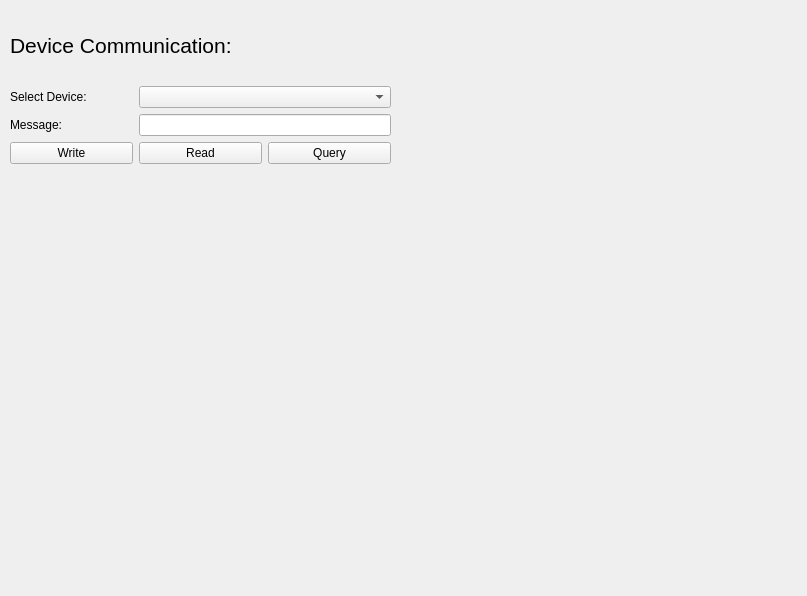
<?xml version="1.0" encoding="UTF-8"?>
<ui version="4.0">
 <class>Form</class>
 <widget class="QWidget" name="Form">
  <property name="geometry">
   <rect>
    <x>0</x>
    <y>0</y>
    <width>807</width>
    <height>596</height>
   </rect>
  </property>
  <property name="windowTitle">
   <string>Form</string>
  </property>
  <widget class="QWidget" name="gridLayoutWidget">
   <property name="geometry">
    <rect>
     <x>10</x>
     <y>10</y>
     <width>381</width>
     <height>435</height>
    </rect>
   </property>
   <layout class="QGridLayout" name="gridLayout">
    <item row="2" column="1" colspan="2">
     <widget class="QLineEdit" name="message_lineEdit"/>
    </item>
    <item row="3" column="1">
     <widget class="QPushButton" name="read_Button">
      <property name="text">
       <string>Read</string>
      </property>
     </widget>
    </item>
    <item row="1" column="1" colspan="2">
     <widget class="QComboBox" name="device_comboBox"/>
    </item>
    <item row="3" column="0">
     <widget class="QPushButton" name="send_Button">
      <property name="text">
       <string>Write</string>
      </property>
     </widget>
    </item>
    <item row="1" column="0">
     <widget class="QLabel" name="select_device_label">
      <property name="text">
       <string>Select Device:</string>
      </property>
     </widget>
    </item>
    <item row="3" column="2">
     <widget class="QPushButton" name="query_Button">
      <property name="text">
       <string>Query</string>
      </property>
     </widget>
    </item>
    <item row="2" column="0">
     <widget class="QLabel" name="message_label">
      <property name="text">
       <string>Message:</string>
      </property>
     </widget>
    </item>
    <item row="0" column="0" colspan="2">
     <widget class="QLabel" name="Title">
      <property name="maximumSize">
       <size>
        <width>16777215</width>
        <height>70</height>
       </size>
      </property>
      <property name="font">
       <font>
        <pointsize>16</pointsize>
       </font>
      </property>
      <property name="text">
       <string>Device Communication:</string>
      </property>
     </widget>
    </item>
    <item row="4" column="0" colspan="3">
     <widget class="QLabel" name="response_label">
      <property name="minimumSize">
       <size>
        <width>0</width>
        <height>150</height>
       </size>
      </property>
      <property name="autoFillBackground">
       <bool>true</bool>
      </property>
      <property name="text">
       <string/>
      </property>
      <property name="wordWrap">
       <bool>true</bool>
      </property>
     </widget>
    </item>
   </layout>
  </widget>
 </widget>
 <resources/>
 <connections/>
</ui>
